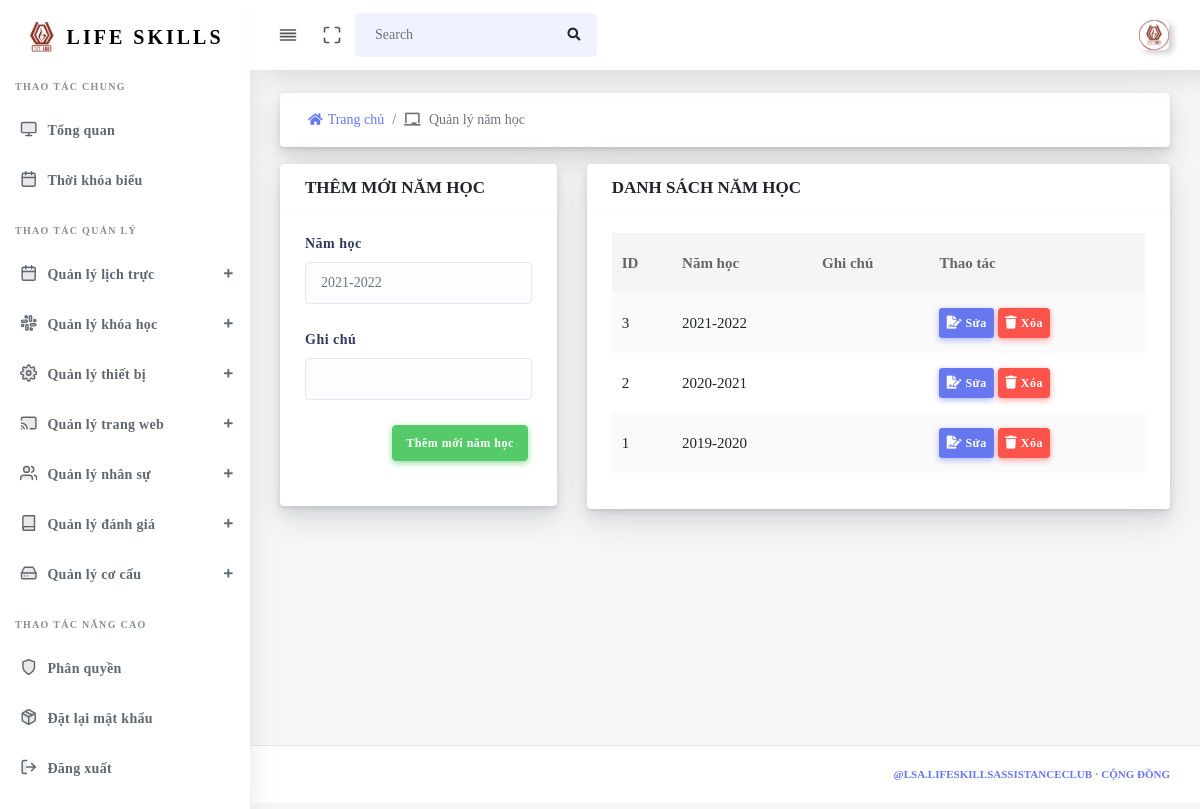
/Admin/SchoolYear (signed in), run on the app's committed database.
### tables this page shows
CREATE TABLE `tbl_schoolyear` (
  `id_schoolyear` int(255) NOT NULL,
  `schoolyear` varchar(255) NOT NULL,
  `note` varchar(255) DEFAULT NULL
);

### source/views/admin/layout.php (called while the page is built)
<?php
$filepath = realpath(dirname(__FILE__));
require_once($filepath . '/partials/header.php');
require_once($filepath . '/partials/sidebar.php');
require_once($filepath . '/pages/' . $data['page'] . '.php');
require_once($filepath . '/partials/footer.php');
?>

### source/core/Controller.php (called while the page is built, shortened)
<?php
class Controller
{
    public function viewAdmin($view, $data = [])
    {
        require_once(realpath(dirname(__FILE__)) . '/../views/admin/' . $view . '.php');
    }
}
?>

### source/controllers/Admin.php (called while the page is built, shortened)
<?php
class Admin extends Controller
{
  private $SchoolYear;
  function __construct()
  {
    $this->SchoolYear       = $this->model("SchoolYear");
  }
  public function SchoolYear()
  {
    $Notification = [];
    $this->viewAdmin("layout", [
      "page"            => "school-year/school-year",
      "ListSchoolYear"  => $this->SchoolYear->getSchoolYear(),
      "Notification"    => $Notification,
    ]);
  }
}

### source/core/App.php (called while the page is built, shortened)
<?php
class App
{
    protected $action       = "Index";
    function __construct()
    {
        $arr        = $this->UrlProcess();
        $filepath   = realpath(dirname(__FILE__));
        if (isset($arr[0])) {
            if (file_exists($filepath . '/../controllers/' . $arr[0] . '.php')) {
                if ($arr[0] == "Admin") {
                    $this->action = "Home";
                }
                unset($arr[0]);
            }
        }
        $this->controller = new $this->controller;
        if (isset($arr[1])) {
            if (method_exists($this->controller, $arr[1])) {
                $this->action = $arr[1];
            }
            unset($arr[1]);
        }
        $this->params = $arr ? array_values($arr) : [];
        call_user_func_array([$this->controller, $this->action], $this->params);
    }
    function UrlProcess()
    {
        if (isset($_GET["url"])) return explode("/", filter_var(trim($_GET["url"], "/")));
    }
}
?>

### index.php (called while the page is built, shortened)
<?php
$myApp = new App();
?>

### source/core/lib/database.php (called while the page is built, shortened)
<?php
class Database
{
  protected $host   = DB_HOST;
  protected $user   = DB_USER;
  protected $pass   = DB_PASS;
  protected $dbname = DB_NAME;
  public $link;
  private function connectDB()
  {
    $this->link = new mysqli(
      $this->host,
      $this->user,
      $this->pass,
      $this->dbname
    );
  }
  public function select($query)
  {
    $result = $this->link->query($query) or
      die($this->link->error . __LINE__);
    if ($result->num_rows > 0) {
      return $result;
    } else {
      return false;
    }
  }
}

### source/models/SchoolYear.php (called while the page is built, shortened)
<?php
class SchoolYear
{
  private $db;
  public function __construct()
  {
    $this->db = new Database();
  }
  public function getSchoolYear()
  {
    $query  = "SELECT * FROM tbl_schoolyear ORDER BY schoolyear DESC";
    $result = $this->db->select($query);
    return $result;
  }
}

### source/views/admin/pages/school-year/school-year.php (the view, shortened to what this page needs)
<div class="main-content">
  <section class="section mb-3">
    <div class="section-body">
      <div class="row">
        <div class="col-md-12">
          <div class="card mb-2">
            <div class="card-body p-2">
              <nav aria-label="breadcrumb m-0">
                <ol class="breadcrumb bg-white m-0">
                  <li class="breadcrumb-item"><a href="Admin/Home"><i class="fas fa-home"></i>Trang chủ</a></li>
                  <li class="breadcrumb-item active" aria-current="page"><i class="fas fa-chalkboard"></i> Quản lý năm học </li>
                </ol>
              </nav>
            </div>
          </div>
        </div>
      </div>
    </div>
  </section>
  <section class="section">
    <div class="section-body">
      <div class="row">
        <div class="col-md-4">
          <div class="card">
            <div class="card-header">
              <h4>THÊM MỚI NĂM HỌC</h4>
            </div>
            <div class="card-body">
              <form action="Admin/SchoolYear" method="post">
                <div class="form-group">
                  <label>Năm học</label>
                  <input type="text" name="schoolyear" placeholder="2021-2022" class="form-control">
                </div>
                <div class="form-group">
                  <label>Ghi chú</label>
                  <input type="text" name="note" class="form-control">
                </div>
                <div class="form-group text-right">
                  <button class="btn btn-success mr-1" name="addSchoolYear" type="submit">Thêm mới năm học</button>
                </div>
              </form>
            </div>
          </div>
        </div>
        <div class="col-md-8">
          <div class="card">
            <div class="card-header">
              <h4>DANH SÁCH NĂM HỌC</h4>
            </div>
            <div class="card-body">
              <div class="table-responsive">
                <table class="table table-striped table-hover" id="table-1">
                  <thead>
                    <tr>
                      <th>ID</th>
                      <th>Năm học</th>
                      <th>Ghi chú</th>
                      <th>Thao tác</th>
                    </tr>
                  </thead>
                  <tbody>
                    <?php if ($data['ListSchoolYear']) {
                      while ($value = $data['ListSchoolYear']->fetch_assoc()) { ?>
                        <tr>
                          <td><?php echo $value['id_schoolyear']; ?></td>
                          <td><?php echo $value['schoolyear']; ?></td>
                          <td><?php echo $value['note']; ?></td>
                          <td>
                            <a href="#" class="btn btn-sm btn-primary" onclick="updateSchoolYear('<?php echo $value['id_schoolyear'] ?>', '<?php echo $value['schoolyear'] ?>','<?php echo $value['note'] ?>')" data-toggle="modal" data-target="#updateSchoolYear"><i class="fas fa-file-signature"></i> Sửa </a>
                            <a href="#" class="btn btn-sm btn-danger" onclick="deleteSchoolYear('<?php echo $value['id_schoolyear']; ?>', '<?php echo $value['schoolyear']; ?>')" data-toggle="modal" data-target="#deleteSchoolYear"><i class="fas fa-trash"></i> Xóa </a>
                          </td>
                        </tr>
                    <?php }
                    } ?>
                  </tbody>
                </table>
              </div>
            </div>
          </div>
        </div>
      </div>
    </div>
  </section>
</div>

### data on the page
tbl_schoolyear: id_schoolyear "3", schoolyear "2021-2022"
tbl_schoolyear: id_schoolyear "2", schoolyear "2020-2021"
tbl_schoolyear: id_schoolyear "1", schoolyear "2019-2020"
